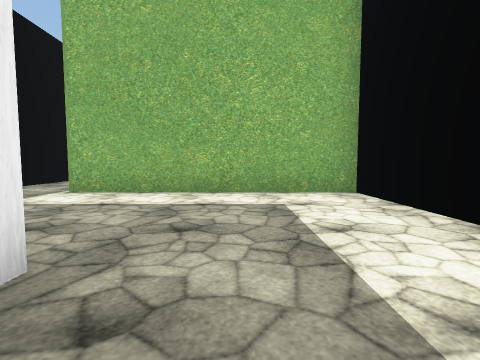
view 1 (above)

13 first-person views from a walk through a scene from a Unity 3-D project. The camera is 1.3 m above the floor, tilts 4° down and sees 85° across. Doors are open. The floor is counted in squares, 2 m on a side. Each view is taken from the middle of a square. On the plan, view 1 faces up. The plan holds only what a view shows up to about 9 squares ahead; the rest is blank. The place goes on beyond the plan. Some animated figures are left out. Some surface patterns are stand-ins.

view 2
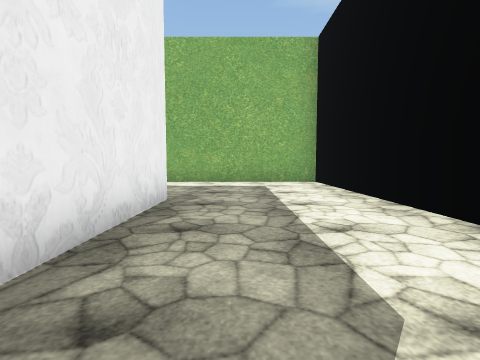

view 3
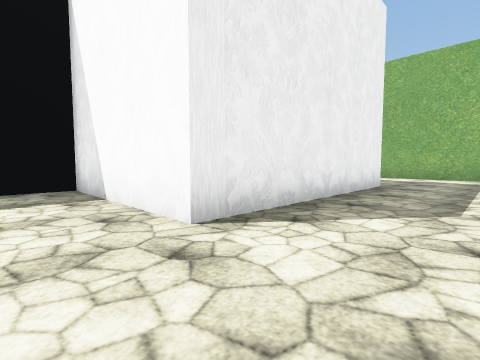

view 4
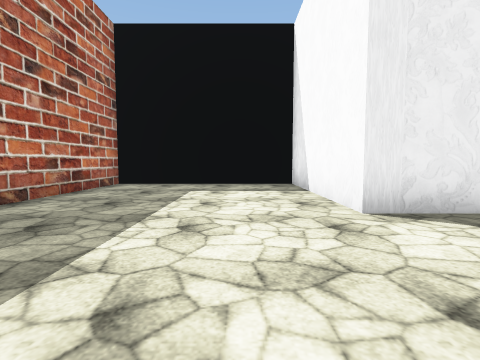

view 5
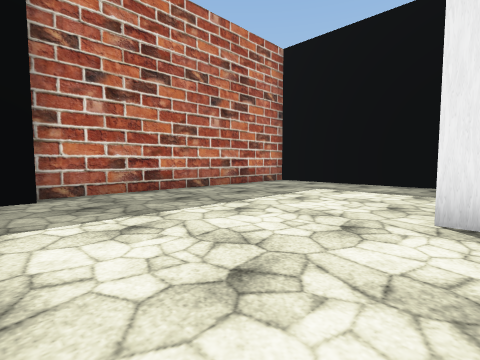

view 6
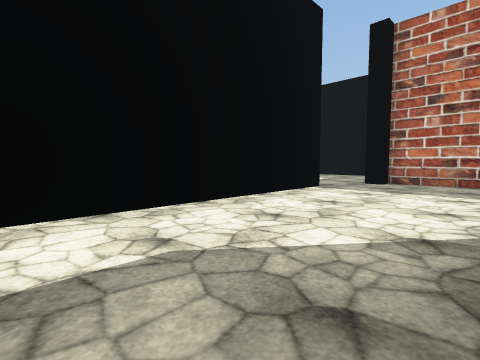

view 7
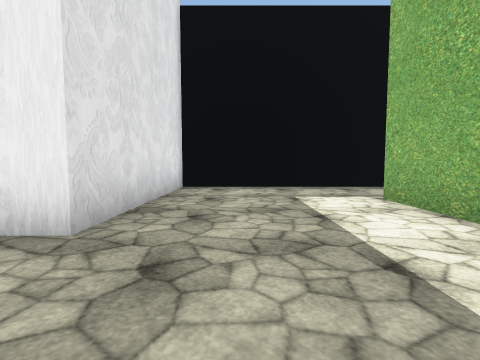

view 8
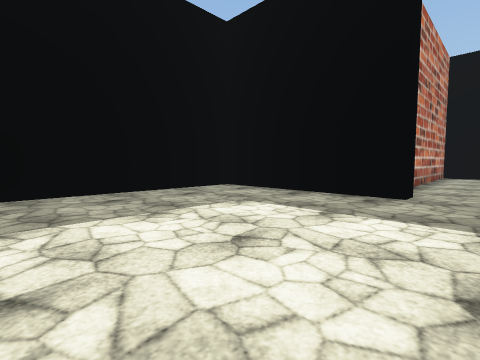

view 9
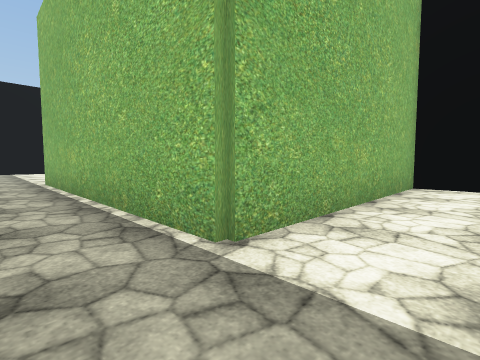

view 10
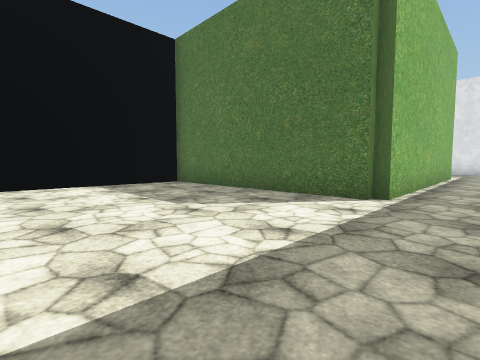

view 11
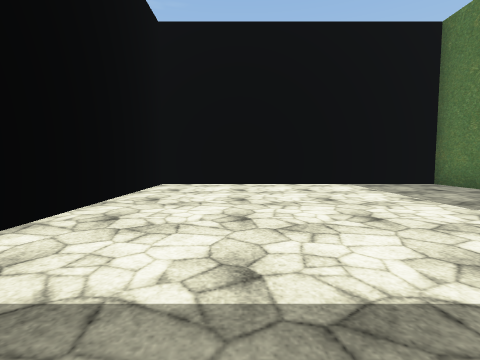

view 12
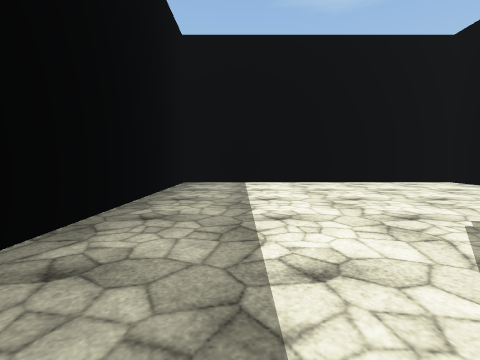

view 13
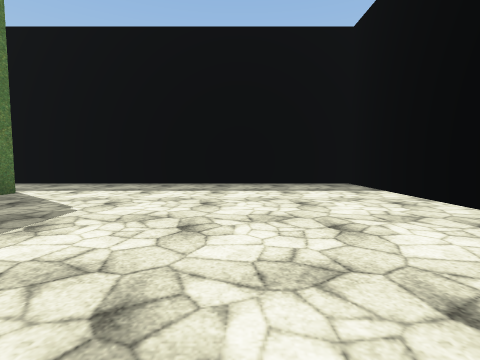

### Floor plan
Points are (right, up) in squares from view 1. A wall is a line through its corners. A room is listed if a view was taken in it or the views show most of it. See-through windows are left out.
Room 1 (views 1, 2, 3, 4, 5, 6, 7, 9)
walls: (2.6, 2) (2.6, 5.5) (-3.7, 5.5); (2.6, -7.5) (2.6, -5.4); (-5.7, 5.4) (-5.7, 1.5) (-1.3, 1.5) (-1.3, -4.5) (-5.7, -4.5) (-5.7, -9.6) (1.4, -9.6) (1.4, -9.1)
ways out: opening at (2, -8.5) to room 2; opening at (-4.5, 5) to room 3
Room 2 (view 8)
walls: (1.9, -10.4) (1.9, -13.6) (6.9, -13.6); (1.4, -9.1) (1.9, -9.1)
ways out: opening at (2, -8.5) to room 1
Room 3 (views 10, 11, 12, 13)
walls: (-5.7, 8.9) (-5.7, 5.4); (-3.7, 5.5) (-3.7, 13.3) (2.6, 13.3) (2.6, 21.3) (-5.7, 21.3) (-5.7, 11.2)
ways out: opening at (-4.5, 5) to room 1

Where each view was taken, in squares from view 1:
view 1: 0 up, 0 right, facing up
view 2: 3 down, 0 right, facing up
view 3: 6 down, 1 right, facing up-left
view 4: 6 down, 2 right, facing left
view 5: 4 down, 2 right, facing down-left
view 6: 1 down, 1 left, facing down-right
view 7: 3 up, 1 right, facing left
view 8: 8 down, 7 right, facing down-left
view 9: 4 up, 5 left, facing up-right
view 10: 18 up, 5 left, facing down-right
view 11: 19 up, 5 left, facing right
view 12: 13 up, 4 left, facing up
view 13: 18 up, 2 right, facing left
